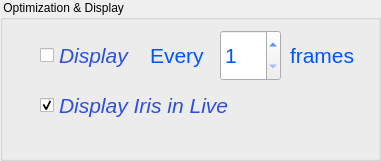
     <widget class="QGroupBox" name="groupBox_2">
      <property name="geometry">
       <rect>
        <x>30</x>
        <y>10</y>
        <width>381</width>
        <height>161</height>
       </rect>
      </property>
      <property name="title">
       <string> Optimization &amp;&amp; Display</string>
      </property>
      <widget class="QCheckBox" name="checkBox_Display">
       <property name="geometry">
        <rect>
         <x>40</x>
         <y>30</y>
         <width>101</width>
         <height>51</height>
        </rect>
       </property>
       <property name="palette">
        <palette>
         <active>
          <colorrole role="WindowText">
           <brush brushstyle="SolidPattern">
            <color alpha="255">
             <red>46</red>
             <green>78</green>
             <blue>221</blue>
            </color>
           </brush>
          </colorrole>
         </active>
         <inactive>
          <colorrole role="WindowText">
           <brush brushstyle="SolidPattern">
            <color alpha="255">
             <red>46</red>
             <green>78</green>
             <blue>221</blue>
            </color>
           </brush>
          </colorrole>
         </inactive>
         <disabled>
          <colorrole role="WindowText">
           <brush brushstyle="SolidPattern">
            <color alpha="255">
             <red>120</red>
             <green>120</green>
             <blue>120</blue>
            </color>
           </brush>
          </colorrole>
         </disabled>
        </palette>
       </property>
       <property name="font">
        <font>
         <family>Arial</family>
         <pointsize>16</pointsize>
         <italic>true</italic>
        </font>
       </property>
       <property name="text">
        <string>Display</string>
       </property>
       <property name="checked">
        <bool>false</bool>
       </property>
      </widget>
      <widget class="QLabel" name="label_12">
       <property name="geometry">
        <rect>
         <x>150</x>
         <y>30</y>
         <width>61</width>
         <height>51</height>
        </rect>
       </property>
       <property name="palette">
        <palette>
         <active>
          <colorrole role="WindowText">
           <brush brushstyle="SolidPattern">
            <color alpha="255">
             <red>0</red>
             <green>85</green>
             <blue>255</blue>
            </color>
           </brush>
          </colorrole>
         </active>
         <inactive>
          <colorrole role="WindowText">
           <brush brushstyle="SolidPattern">
            <color alpha="255">
             <red>0</red>
             <green>85</green>
             <blue>255</blue>
            </color>
           </brush>
          </colorrole>
         </inactive>
         <disabled>
          <colorrole role="WindowText">
           <brush brushstyle="SolidPattern">
            <color alpha="255">
             <red>120</red>
             <green>120</green>
             <blue>120</blue>
            </color>
           </brush>
          </colorrole>
         </disabled>
        </palette>
       </property>
       <property name="font">
        <font>
         <family>Arial</family>
         <pointsize>16</pointsize>
        </font>
       </property>
       <property name="text">
        <string>Every</string>
       </property>
      </widget>
      <widget class="QSpinBox" name="spinBox_DisplayRate">
       <property name="geometry">
        <rect>
         <x>220</x>
         <y>30</y>
         <width>61</width>
         <height>51</height>
        </rect>
       </property>
       <property name="palette">
        <palette>
         <active>
          <colorrole role="WindowText">
           <brush brushstyle="SolidPattern">
            <color alpha="255">
             <red>0</red>
             <green>85</green>
             <blue>255</blue>
            </color>
           </brush>
          </colorrole>
          <colorrole role="Text">
           <brush brushstyle="SolidPattern">
            <color alpha="255">
             <red>0</red>
             <green>85</green>
             <blue>255</blue>
            </color>
           </brush>
          </colorrole>
         </active>
         <inactive>
          <colorrole role="WindowText">
           <brush brushstyle="SolidPattern">
            <color alpha="255">
             <red>0</red>
             <green>85</green>
             <blue>255</blue>
            </color>
           </brush>
          </colorrole>
          <colorrole role="Text">
           <brush brushstyle="SolidPattern">
            <color alpha="255">
             <red>0</red>
             <green>85</green>
             <blue>255</blue>
            </color>
           </brush>
          </colorrole>
         </inactive>
         <disabled>
          <colorrole role="WindowText">
           <brush brushstyle="SolidPattern">
            <color alpha="255">
             <red>120</red>
             <green>120</green>
             <blue>120</blue>
            </color>
           </brush>
          </colorrole>
          <colorrole role="Text">
           <brush brushstyle="SolidPattern">
            <color alpha="255">
             <red>120</red>
             <green>120</green>
             <blue>120</blue>
            </color>
           </brush>
          </colorrole>
         </disabled>
        </palette>
       </property>
       <property name="font">
        <font>
         <family>Arial</family>
         <pointsize>16</pointsize>
        </font>
       </property>
       <property name="minimum">
        <number>1</number>
       </property>
       <property name="maximum">
        <number>30</number>
       </property>
      </widget>
      <widget class="QLabel" name="label_27">
       <property name="geometry">
        <rect>
         <x>290</x>
         <y>30</y>
         <width>71</width>
         <height>51</height>
        </rect>
       </property>
       <property name="palette">
        <palette>
         <active>
          <colorrole role="WindowText">
           <brush brushstyle="SolidPattern">
            <color alpha="255">
             <red>0</red>
             <green>85</green>
             <blue>255</blue>
            </color>
           </brush>
          </colorrole>
         </active>
         <inactive>
          <colorrole role="WindowText">
           <brush brushstyle="SolidPattern">
            <color alpha="255">
             <red>0</red>
             <green>85</green>
             <blue>255</blue>
            </color>
           </brush>
          </colorrole>
         </inactive>
         <disabled>
          <colorrole role="WindowText">
           <brush brushstyle="SolidPattern">
            <color alpha="255">
             <red>120</red>
             <green>120</green>
             <blue>120</blue>
            </color>
           </brush>
          </colorrole>
         </disabled>
        </palette>
       </property>
       <property name="font">
        <font>
         <family>Arial</family>
         <pointsize>16</pointsize>
        </font>
       </property>
       <property name="text">
        <string>frames</string>
       </property>
      </widget>
      <widget class="QCheckBox" name="checkBox_DisplayIrisInLive">
       <property name="geometry">
        <rect>
         <x>40</x>
         <y>80</y>
         <width>201</width>
         <height>51</height>
        </rect>
       </property>
       <property name="palette">
        <palette>
         <active>
          <colorrole role="WindowText">
           <brush brushstyle="SolidPattern">
            <color alpha="255">
             <red>46</red>
             <green>78</green>
             <blue>221</blue>
            </color>
           </brush>
          </colorrole>
         </active>
         <inactive>
          <colorrole role="WindowText">
           <brush brushstyle="SolidPattern">
            <color alpha="255">
             <red>46</red>
             <green>78</green>
             <blue>221</blue>
            </color>
           </brush>
          </colorrole>
         </inactive>
         <disabled>
          <colorrole role="WindowText">
           <brush brushstyle="SolidPattern">
            <color alpha="255">
             <red>120</red>
             <green>120</green>
             <blue>120</blue>
            </color>
           </brush>
          </colorrole>
         </disabled>
        </palette>
       </property>
       <property name="font">
        <font>
         <family>Arial</family>
         <pointsize>16</pointsize>
         <italic>true</italic>
        </font>
       </property>
       <property name="text">
        <string>Display Iris in Live</string>
       </property>
       <property name="checked">
        <bool>true</bool>
       </property>
      </widget>
     </widget>
